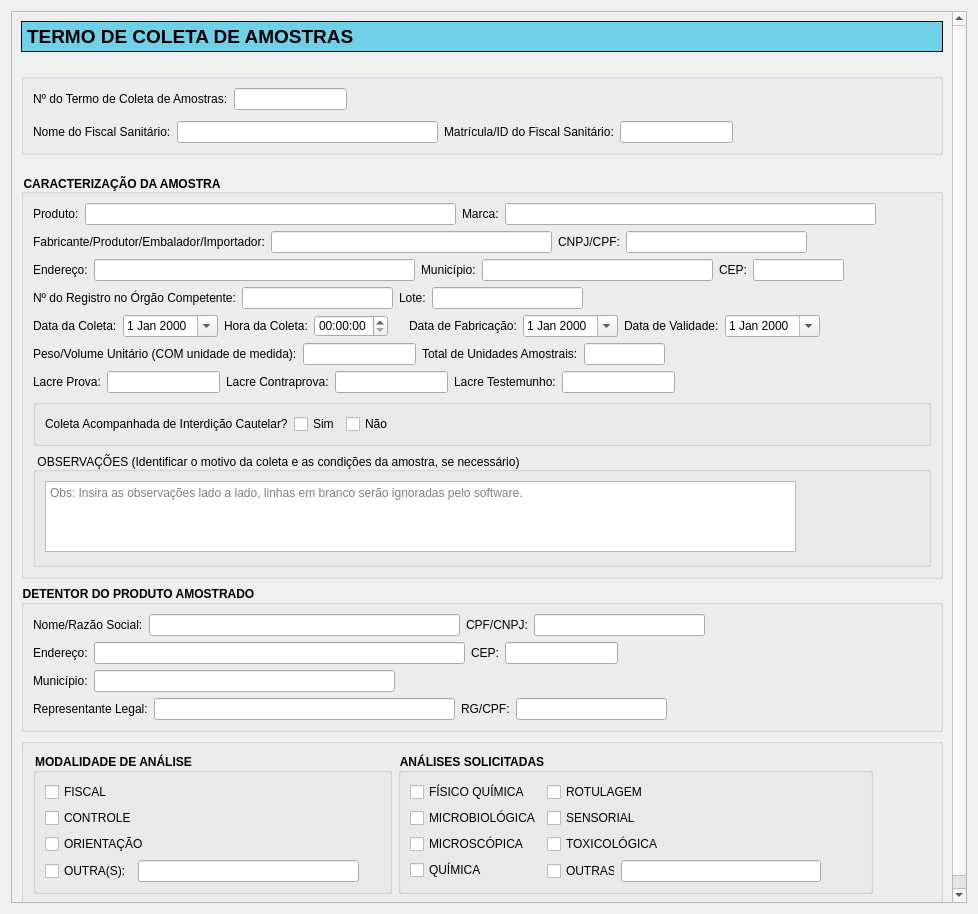
<?xml version="1.0" encoding="UTF-8"?>
<ui version="4.0">
 <class>TermoColetaAmostras</class>
 <widget class="QWidget" name="TermoColetaAmostras">
  <property name="geometry">
   <rect>
    <x>0</x>
    <y>0</y>
    <width>978</width>
    <height>914</height>
   </rect>
  </property>
  <property name="windowTitle">
   <string>Form</string>
  </property>
  <layout class="QVBoxLayout" name="verticalLayout">
   <item>
    <widget class="QScrollArea" name="scrollArea">
     <property name="widgetResizable">
      <bool>true</bool>
     </property>
     <widget class="QWidget" name="scrollAreaWidgetContents">
      <property name="geometry">
       <rect>
        <x>0</x>
        <y>0</y>
        <width>958</width>
        <height>894</height>
       </rect>
      </property>
      <layout class="QVBoxLayout" name="verticalLayout_11">
       <item>
        <widget class="QLabel" name="label">
         <property name="minimumSize">
          <size>
           <width>0</width>
           <height>31</height>
          </size>
         </property>
         <property name="styleSheet">
          <string notr="true">QLabel {
border: 1px solid black;
background-color: rgb(112,208,232);
font-weight: bold;
font-size: 14pt;
}</string>
         </property>
         <property name="text">
          <string>TERMO DE COLETA DE AMOSTRAS</string>
         </property>
        </widget>
       </item>
       <item>
        <spacer name="verticalSpacer">
         <property name="orientation">
          <enum>Qt::Vertical</enum>
         </property>
         <property name="sizeType">
          <enum>QSizePolicy::Fixed</enum>
         </property>
         <property name="sizeHint" stdset="0">
          <size>
           <width>20</width>
           <height>15</height>
          </size>
         </property>
        </spacer>
       </item>
       <item>
        <widget class="QGroupBox" name="groupBox">
         <property name="title">
          <string/>
         </property>
         <layout class="QVBoxLayout" name="verticalLayout_2">
          <item>
           <layout class="QHBoxLayout" name="horizontalLayout">
            <item>
             <widget class="QLabel" name="label_2">
              <property name="text">
               <string>Nº do Termo de Coleta de Amostras:</string>
              </property>
             </widget>
            </item>
            <item>
             <widget class="QLineEdit" name="numTermoColetaAmostrasLineEdit">
              <property name="minimumSize">
               <size>
                <width>113</width>
                <height>0</height>
               </size>
              </property>
              <property name="maximumSize">
               <size>
                <width>113</width>
                <height>16777215</height>
               </size>
              </property>
             </widget>
            </item>
            <item>
             <spacer name="horizontalSpacer">
              <property name="orientation">
               <enum>Qt::Horizontal</enum>
              </property>
              <property name="sizeHint" stdset="0">
               <size>
                <width>40</width>
                <height>20</height>
               </size>
              </property>
             </spacer>
            </item>
           </layout>
          </item>
          <item>
           <spacer name="verticalSpacer_4">
            <property name="orientation">
             <enum>Qt::Vertical</enum>
            </property>
            <property name="sizeType">
             <enum>QSizePolicy::Fixed</enum>
            </property>
            <property name="sizeHint" stdset="0">
             <size>
              <width>20</width>
              <height>5</height>
             </size>
            </property>
           </spacer>
          </item>
          <item>
           <layout class="QHBoxLayout" name="horizontalLayout_25">
            <item>
             <widget class="QLabel" name="label_29">
              <property name="text">
               <string>Nome do Fiscal Sanitário:</string>
              </property>
             </widget>
            </item>
            <item>
             <widget class="QLineEdit" name="nomeServidorAutuanteLineEdit">
              <property name="minimumSize">
               <size>
                <width>261</width>
                <height>0</height>
               </size>
              </property>
              <property name="maximumSize">
               <size>
                <width>261</width>
                <height>16777215</height>
               </size>
              </property>
             </widget>
            </item>
            <item>
             <widget class="QLabel" name="label_30">
              <property name="text">
               <string>Matrícula/ID do Fiscal Sanitário:</string>
              </property>
             </widget>
            </item>
            <item>
             <widget class="QLineEdit" name="idServidorAutuanteLineEdit">
              <property name="minimumSize">
               <size>
                <width>113</width>
                <height>0</height>
               </size>
              </property>
              <property name="maximumSize">
               <size>
                <width>113</width>
                <height>16777215</height>
               </size>
              </property>
             </widget>
            </item>
            <item>
             <spacer name="horizontalSpacer_23">
              <property name="orientation">
               <enum>Qt::Horizontal</enum>
              </property>
              <property name="sizeHint" stdset="0">
               <size>
                <width>40</width>
                <height>20</height>
               </size>
              </property>
             </spacer>
            </item>
           </layout>
          </item>
         </layout>
        </widget>
       </item>
       <item>
        <spacer name="verticalSpacer_2">
         <property name="orientation">
          <enum>Qt::Vertical</enum>
         </property>
         <property name="sizeType">
          <enum>QSizePolicy::Fixed</enum>
         </property>
         <property name="sizeHint" stdset="0">
          <size>
           <width>20</width>
           <height>13</height>
          </size>
         </property>
        </spacer>
       </item>
       <item>
        <widget class="QGroupBox" name="groupBox_2">
         <property name="styleSheet">
          <string notr="true">QGroupBox {
font-weight: bold;
}</string>
         </property>
         <property name="title">
          <string>CARACTERIZAÇÃO DA AMOSTRA</string>
         </property>
         <layout class="QVBoxLayout" name="verticalLayout_5">
          <item>
           <layout class="QHBoxLayout" name="horizontalLayout_2">
            <item>
             <widget class="QLabel" name="label_3">
              <property name="text">
               <string>Produto:</string>
              </property>
             </widget>
            </item>
            <item>
             <widget class="QLineEdit" name="produtoLineEdit">
              <property name="minimumSize">
               <size>
                <width>371</width>
                <height>0</height>
               </size>
              </property>
              <property name="maximumSize">
               <size>
                <width>371</width>
                <height>16777215</height>
               </size>
              </property>
             </widget>
            </item>
            <item>
             <widget class="QLabel" name="label_4">
              <property name="text">
               <string>Marca:</string>
              </property>
             </widget>
            </item>
            <item>
             <widget class="QLineEdit" name="marcaLineEdit">
              <property name="minimumSize">
               <size>
                <width>371</width>
                <height>0</height>
               </size>
              </property>
              <property name="maximumSize">
               <size>
                <width>371</width>
                <height>16777215</height>
               </size>
              </property>
             </widget>
            </item>
            <item>
             <spacer name="horizontalSpacer_3">
              <property name="orientation">
               <enum>Qt::Horizontal</enum>
              </property>
              <property name="sizeHint" stdset="0">
               <size>
                <width>40</width>
                <height>20</height>
               </size>
              </property>
             </spacer>
            </item>
           </layout>
          </item>
          <item>
           <layout class="QHBoxLayout" name="horizontalLayout_3">
            <item>
             <widget class="QLabel" name="label_5">
              <property name="text">
               <string>Fabricante/Produtor/Embalador/Importador:</string>
              </property>
             </widget>
            </item>
            <item>
             <widget class="QLineEdit" name="fabricanteLineEdit">
              <property name="minimumSize">
               <size>
                <width>281</width>
                <height>0</height>
               </size>
              </property>
              <property name="maximumSize">
               <size>
                <width>281</width>
                <height>16777215</height>
               </size>
              </property>
             </widget>
            </item>
            <item>
             <widget class="QLabel" name="label_6">
              <property name="text">
               <string>CNPJ/CPF:</string>
              </property>
             </widget>
            </item>
            <item>
             <widget class="QLineEdit" name="cnpjLineEdit">
              <property name="minimumSize">
               <size>
                <width>181</width>
                <height>0</height>
               </size>
              </property>
              <property name="maximumSize">
               <size>
                <width>181</width>
                <height>16777215</height>
               </size>
              </property>
             </widget>
            </item>
            <item>
             <spacer name="horizontalSpacer_5">
              <property name="orientation">
               <enum>Qt::Horizontal</enum>
              </property>
              <property name="sizeHint" stdset="0">
               <size>
                <width>40</width>
                <height>20</height>
               </size>
              </property>
             </spacer>
            </item>
           </layout>
          </item>
          <item>
           <layout class="QHBoxLayout" name="horizontalLayout_6">
            <item>
             <widget class="QLabel" name="label_7">
              <property name="text">
               <string>Endereço:</string>
              </property>
             </widget>
            </item>
            <item>
             <widget class="QLineEdit" name="enderecoLineEdit">
              <property name="minimumSize">
               <size>
                <width>321</width>
                <height>0</height>
               </size>
              </property>
              <property name="maximumSize">
               <size>
                <width>321</width>
                <height>16777215</height>
               </size>
              </property>
             </widget>
            </item>
            <item>
             <widget class="QLabel" name="label_8">
              <property name="text">
               <string>Município:</string>
              </property>
             </widget>
            </item>
            <item>
             <widget class="QLineEdit" name="cidadeLineEdit">
              <property name="minimumSize">
               <size>
                <width>231</width>
                <height>0</height>
               </size>
              </property>
              <property name="maximumSize">
               <size>
                <width>231</width>
                <height>16777215</height>
               </size>
              </property>
             </widget>
            </item>
            <item>
             <widget class="QLabel" name="label_9">
              <property name="text">
               <string>CEP:</string>
              </property>
             </widget>
            </item>
            <item>
             <widget class="QLineEdit" name="cepLineEdit">
              <property name="minimumSize">
               <size>
                <width>91</width>
                <height>0</height>
               </size>
              </property>
              <property name="maximumSize">
               <size>
                <width>91</width>
                <height>16777215</height>
               </size>
              </property>
             </widget>
            </item>
            <item>
             <spacer name="horizontalSpacer_7">
              <property name="orientation">
               <enum>Qt::Horizontal</enum>
              </property>
              <property name="sizeHint" stdset="0">
               <size>
                <width>40</width>
                <height>20</height>
               </size>
              </property>
             </spacer>
            </item>
           </layout>
          </item>
          <item>
           <layout class="QHBoxLayout" name="horizontalLayout_8">
            <item>
             <widget class="QLabel" name="label_10">
              <property name="text">
               <string>Nº do Registro no Órgão Competente:</string>
              </property>
             </widget>
            </item>
            <item>
             <widget class="QLineEdit" name="numRegistroLineEdit">
              <property name="minimumSize">
               <size>
                <width>151</width>
                <height>0</height>
               </size>
              </property>
              <property name="maximumSize">
               <size>
                <width>151</width>
                <height>16777215</height>
               </size>
              </property>
             </widget>
            </item>
            <item>
             <widget class="QLabel" name="label_11">
              <property name="text">
               <string>Lote:</string>
              </property>
             </widget>
            </item>
            <item>
             <widget class="QLineEdit" name="loteLineEdit">
              <property name="minimumSize">
               <size>
                <width>151</width>
                <height>0</height>
               </size>
              </property>
              <property name="maximumSize">
               <size>
                <width>151</width>
                <height>16777215</height>
               </size>
              </property>
             </widget>
            </item>
            <item>
             <spacer name="horizontalSpacer_8">
              <property name="orientation">
               <enum>Qt::Horizontal</enum>
              </property>
              <property name="sizeHint" stdset="0">
               <size>
                <width>40</width>
                <height>20</height>
               </size>
              </property>
             </spacer>
            </item>
           </layout>
          </item>
          <item>
           <layout class="QHBoxLayout" name="horizontalLayout_9">
            <item>
             <widget class="QLabel" name="label_12">
              <property name="text">
               <string>Data da Coleta:</string>
              </property>
             </widget>
            </item>
            <item>
             <widget class="QDateEdit" name="dataColetaDateEdit">
              <property name="minimumSize">
               <size>
                <width>90</width>
                <height>0</height>
               </size>
              </property>
              <property name="calendarPopup">
               <bool>true</bool>
              </property>
             </widget>
            </item>
            <item>
             <widget class="QLabel" name="label_13">
              <property name="text">
               <string>Hora da Coleta:</string>
              </property>
             </widget>
            </item>
            <item>
             <widget class="QTimeEdit" name="horaColetaTimeEdit">
              <property name="minimumSize">
               <size>
                <width>55</width>
                <height>0</height>
               </size>
              </property>
              <property name="calendarPopup">
               <bool>true</bool>
              </property>
             </widget>
            </item>
            <item>
             <spacer name="horizontalSpacer_4">
              <property name="orientation">
               <enum>Qt::Horizontal</enum>
              </property>
              <property name="sizeType">
               <enum>QSizePolicy::Fixed</enum>
              </property>
              <property name="sizeHint" stdset="0">
               <size>
                <width>15</width>
                <height>20</height>
               </size>
              </property>
             </spacer>
            </item>
            <item>
             <widget class="QLabel" name="label_16">
              <property name="text">
               <string>Data de Fabricação:</string>
              </property>
             </widget>
            </item>
            <item>
             <widget class="QDateEdit" name="dataFabricacaoDateEdit">
              <property name="minimumSize">
               <size>
                <width>90</width>
                <height>0</height>
               </size>
              </property>
              <property name="calendarPopup">
               <bool>true</bool>
              </property>
             </widget>
            </item>
            <item>
             <widget class="QLabel" name="label_17">
              <property name="text">
               <string>Data de Validade:</string>
              </property>
             </widget>
            </item>
            <item>
             <widget class="QDateEdit" name="dataValidadeDateEdit">
              <property name="minimumSize">
               <size>
                <width>90</width>
                <height>0</height>
               </size>
              </property>
              <property name="calendarPopup">
               <bool>true</bool>
              </property>
             </widget>
            </item>
            <item>
             <spacer name="horizontalSpacer_10">
              <property name="orientation">
               <enum>Qt::Horizontal</enum>
              </property>
              <property name="sizeHint" stdset="0">
               <size>
                <width>40</width>
                <height>20</height>
               </size>
              </property>
             </spacer>
            </item>
           </layout>
          </item>
          <item>
           <layout class="QHBoxLayout" name="horizontalLayout_10">
            <item>
             <widget class="QLabel" name="label_15">
              <property name="text">
               <string>Peso/Volume Unitário (COM unidade de medida):</string>
              </property>
             </widget>
            </item>
            <item>
             <widget class="QLineEdit" name="pesoVolumeUnitarioLineEdit">
              <property name="minimumSize">
               <size>
                <width>113</width>
                <height>0</height>
               </size>
              </property>
              <property name="maximumSize">
               <size>
                <width>113</width>
                <height>16777215</height>
               </size>
              </property>
             </widget>
            </item>
            <item>
             <widget class="QLabel" name="label_14">
              <property name="text">
               <string>Total de Unidades Amostrais:</string>
              </property>
             </widget>
            </item>
            <item>
             <widget class="QLineEdit" name="totalUnidadesAmostraisLineEdit">
              <property name="minimumSize">
               <size>
                <width>81</width>
                <height>0</height>
               </size>
              </property>
              <property name="maximumSize">
               <size>
                <width>81</width>
                <height>16777215</height>
               </size>
              </property>
             </widget>
            </item>
            <item>
             <spacer name="horizontalSpacer_11">
              <property name="orientation">
               <enum>Qt::Horizontal</enum>
              </property>
              <property name="sizeHint" stdset="0">
               <size>
                <width>40</width>
                <height>20</height>
               </size>
              </property>
             </spacer>
            </item>
           </layout>
          </item>
          <item>
           <layout class="QHBoxLayout" name="horizontalLayout_12">
            <item>
             <widget class="QLabel" name="label_18">
              <property name="text">
               <string>Lacre Prova:</string>
              </property>
             </widget>
            </item>
            <item>
             <widget class="QLineEdit" name="lacreProvaLineEdit">
              <property name="minimumSize">
               <size>
                <width>113</width>
                <height>0</height>
               </size>
              </property>
              <property name="maximumSize">
               <size>
                <width>113</width>
                <height>16777215</height>
               </size>
              </property>
             </widget>
            </item>
            <item>
             <widget class="QLabel" name="label_19">
              <property name="text">
               <string>Lacre Contraprova:</string>
              </property>
             </widget>
            </item>
            <item>
             <widget class="QLineEdit" name="lacreContraprovaLineEdit">
              <property name="minimumSize">
               <size>
                <width>113</width>
                <height>0</height>
               </size>
              </property>
              <property name="maximumSize">
               <size>
                <width>113</width>
                <height>16777215</height>
               </size>
              </property>
             </widget>
            </item>
            <item>
             <widget class="QLabel" name="label_20">
              <property name="text">
               <string>Lacre Testemunho:</string>
              </property>
             </widget>
            </item>
            <item>
             <widget class="QLineEdit" name="lacreTestemunhoLineEdit">
              <property name="minimumSize">
               <size>
                <width>113</width>
                <height>0</height>
               </size>
              </property>
              <property name="maximumSize">
               <size>
                <width>113</width>
                <height>16777215</height>
               </size>
              </property>
             </widget>
            </item>
            <item>
             <spacer name="horizontalSpacer_12">
              <property name="orientation">
               <enum>Qt::Horizontal</enum>
              </property>
              <property name="sizeHint" stdset="0">
               <size>
                <width>40</width>
                <height>20</height>
               </size>
              </property>
             </spacer>
            </item>
           </layout>
          </item>
          <item>
           <widget class="QGroupBox" name="groupBox_3">
            <property name="title">
             <string/>
            </property>
            <layout class="QVBoxLayout" name="verticalLayout_3">
             <item>
              <layout class="QHBoxLayout" name="horizontalLayout_13">
               <item>
                <widget class="QLabel" name="label_21">
                 <property name="text">
                  <string>Coleta Acompanhada de Interdição Cautelar?</string>
                 </property>
                </widget>
               </item>
               <item>
                <widget class="QCheckBox" name="simCheckBox">
                 <property name="text">
                  <string>Sim</string>
                 </property>
                </widget>
               </item>
               <item>
                <widget class="QCheckBox" name="naoCheckBox">
                 <property name="text">
                  <string>Não</string>
                 </property>
                </widget>
               </item>
               <item>
                <spacer name="horizontalSpacer_13">
                 <property name="orientation">
                  <enum>Qt::Horizontal</enum>
                 </property>
                 <property name="sizeHint" stdset="0">
                  <size>
                   <width>40</width>
                   <height>20</height>
                  </size>
                 </property>
                </spacer>
               </item>
              </layout>
             </item>
            </layout>
           </widget>
          </item>
          <item>
           <widget class="QGroupBox" name="groupBox_4">
            <property name="font">
             <font>
              <weight>50</weight>
              <bold>false</bold>
             </font>
            </property>
            <property name="styleSheet">
             <string notr="true">QGroupBox {
font-weight: normal;
}</string>
            </property>
            <property name="title">
             <string>OBSERVAÇÕES (Identificar o motivo da coleta e as condições da amostra, se necessário)</string>
            </property>
            <layout class="QVBoxLayout" name="verticalLayout_4">
             <item>
              <widget class="QPlainTextEdit" name="observacoesPlainTextEdit">
               <property name="minimumSize">
                <size>
                 <width>751</width>
                 <height>71</height>
                </size>
               </property>
               <property name="maximumSize">
                <size>
                 <width>751</width>
                 <height>71</height>
                </size>
               </property>
               <property name="placeholderText">
                <string>Obs: Insira as observações lado a lado, linhas em branco serão ignoradas pelo software.</string>
               </property>
              </widget>
             </item>
             <item>
              <spacer name="verticalSpacer_3">
               <property name="orientation">
                <enum>Qt::Vertical</enum>
               </property>
               <property name="sizeType">
                <enum>QSizePolicy::Fixed</enum>
               </property>
               <property name="sizeHint" stdset="0">
                <size>
                 <width>20</width>
                 <height>3</height>
                </size>
               </property>
              </spacer>
             </item>
            </layout>
           </widget>
          </item>
         </layout>
        </widget>
       </item>
       <item>
        <widget class="QGroupBox" name="groupBox_5">
         <property name="styleSheet">
          <string notr="true">QGroupBox {
font-weight: bold;
}</string>
         </property>
         <property name="title">
          <string>DETENTOR DO PRODUTO AMOSTRADO</string>
         </property>
         <layout class="QVBoxLayout" name="verticalLayout_6">
          <item>
           <layout class="QHBoxLayout" name="horizontalLayout_14">
            <item>
             <widget class="QLabel" name="label_22">
              <property name="text">
               <string>Nome/Razão Social:</string>
              </property>
             </widget>
            </item>
            <item>
             <widget class="QLineEdit" name="razaoSocialDetentorLineEdit">
              <property name="minimumSize">
               <size>
                <width>311</width>
                <height>0</height>
               </size>
              </property>
              <property name="maximumSize">
               <size>
                <width>311</width>
                <height>16777215</height>
               </size>
              </property>
             </widget>
            </item>
            <item>
             <widget class="QLabel" name="label_23">
              <property name="text">
               <string>CPF/CNPJ:</string>
              </property>
             </widget>
            </item>
            <item>
             <widget class="QLineEdit" name="cnpjDetentorLineEdit">
              <property name="minimumSize">
               <size>
                <width>171</width>
                <height>0</height>
               </size>
              </property>
              <property name="maximumSize">
               <size>
                <width>171</width>
                <height>16777215</height>
               </size>
              </property>
             </widget>
            </item>
            <item>
             <spacer name="horizontalSpacer_14">
              <property name="orientation">
               <enum>Qt::Horizontal</enum>
              </property>
              <property name="sizeHint" stdset="0">
               <size>
                <width>40</width>
                <height>20</height>
               </size>
              </property>
             </spacer>
            </item>
           </layout>
          </item>
          <item>
           <layout class="QHBoxLayout" name="horizontalLayout_15">
            <item>
             <widget class="QLabel" name="label_24">
              <property name="text">
               <string>Endereço:</string>
              </property>
             </widget>
            </item>
            <item>
             <widget class="QLineEdit" name="enderecoDetentorLineEdit">
              <property name="minimumSize">
               <size>
                <width>371</width>
                <height>0</height>
               </size>
              </property>
              <property name="maximumSize">
               <size>
                <width>371</width>
                <height>16777215</height>
               </size>
              </property>
             </widget>
            </item>
            <item>
             <widget class="QLabel" name="label_25">
              <property name="text">
               <string>CEP:</string>
              </property>
             </widget>
            </item>
            <item>
             <widget class="QLineEdit" name="cepDetentorLineEdit">
              <property name="minimumSize">
               <size>
                <width>113</width>
                <height>0</height>
               </size>
              </property>
              <property name="maximumSize">
               <size>
                <width>113</width>
                <height>16777215</height>
               </size>
              </property>
             </widget>
            </item>
            <item>
             <spacer name="horizontalSpacer_15">
              <property name="orientation">
               <enum>Qt::Horizontal</enum>
              </property>
              <property name="sizeHint" stdset="0">
               <size>
                <width>40</width>
                <height>20</height>
               </size>
              </property>
             </spacer>
            </item>
           </layout>
          </item>
          <item>
           <layout class="QHBoxLayout" name="horizontalLayout_17">
            <item>
             <widget class="QLabel" name="label_28">
              <property name="text">
               <string>Município:</string>
              </property>
             </widget>
            </item>
            <item>
             <widget class="QLineEdit" name="cidadeDetentorLineEdit">
              <property name="minimumSize">
               <size>
                <width>301</width>
                <height>0</height>
               </size>
              </property>
              <property name="maximumSize">
               <size>
                <width>301</width>
                <height>16777215</height>
               </size>
              </property>
             </widget>
            </item>
            <item>
             <spacer name="horizontalSpacer_17">
              <property name="orientation">
               <enum>Qt::Horizontal</enum>
              </property>
              <property name="sizeHint" stdset="0">
               <size>
                <width>40</width>
                <height>20</height>
               </size>
              </property>
             </spacer>
            </item>
           </layout>
          </item>
          <item>
           <layout class="QHBoxLayout" name="horizontalLayout_16">
            <item>
             <widget class="QLabel" name="label_26">
              <property name="text">
               <string>Representante Legal:</string>
              </property>
             </widget>
            </item>
            <item>
             <widget class="QLineEdit" name="representanteLegalDetentorLineEdit">
              <property name="minimumSize">
               <size>
                <width>301</width>
                <height>0</height>
               </size>
              </property>
              <property name="maximumSize">
               <size>
                <width>301</width>
                <height>16777215</height>
               </size>
              </property>
             </widget>
            </item>
            <item>
             <widget class="QLabel" name="label_27">
              <property name="text">
               <string>RG/CPF:</string>
              </property>
             </widget>
            </item>
            <item>
             <widget class="QLineEdit" name="rgCpfRepresentanteLegalDetentorLineEdit">
              <property name="minimumSize">
               <size>
                <width>151</width>
                <height>0</height>
               </size>
              </property>
              <property name="maximumSize">
               <size>
                <width>151</width>
                <height>16777215</height>
               </size>
              </property>
             </widget>
            </item>
            <item>
             <spacer name="horizontalSpacer_16">
              <property name="orientation">
               <enum>Qt::Horizontal</enum>
              </property>
              <property name="sizeHint" stdset="0">
               <size>
                <width>40</width>
                <height>20</height>
               </size>
              </property>
             </spacer>
            </item>
           </layout>
          </item>
         </layout>
        </widget>
       </item>
       <item>
        <widget class="QGroupBox" name="groupBox_6">
         <property name="title">
          <string/>
         </property>
         <layout class="QVBoxLayout" name="verticalLayout_10">
          <item>
           <layout class="QHBoxLayout" name="horizontalLayout_7">
            <item>
             <widget class="QGroupBox" name="groupBox_7">
              <property name="minimumSize">
               <size>
                <width>359</width>
                <height>0</height>
               </size>
              </property>
              <property name="maximumSize">
               <size>
                <width>359</width>
                <height>16777215</height>
               </size>
              </property>
              <property name="styleSheet">
               <string notr="true">QGroupBox {
font-weight: bold;
}</string>
              </property>
              <property name="title">
               <string>MODALIDADE DE ANÁLISE</string>
              </property>
              <layout class="QVBoxLayout" name="verticalLayout_7">
               <item>
                <layout class="QHBoxLayout" name="horizontalLayout_18">
                 <item>
                  <widget class="QCheckBox" name="fiscalModalidadeAnaliseCheckBox">
                   <property name="text">
                    <string>FISCAL</string>
                   </property>
                  </widget>
                 </item>
                 <item>
                  <spacer name="horizontalSpacer_18">
                   <property name="orientation">
                    <enum>Qt::Horizontal</enum>
                   </property>
                   <property name="sizeHint" stdset="0">
                    <size>
                     <width>40</width>
                     <height>20</height>
                    </size>
                   </property>
                  </spacer>
                 </item>
                </layout>
               </item>
               <item>
                <layout class="QHBoxLayout" name="horizontalLayout_19">
                 <item>
                  <widget class="QCheckBox" name="controleModalidadeAnaliseCheckBox">
                   <property name="text">
                    <string>CONTROLE</string>
                   </property>
                  </widget>
                 </item>
                 <item>
                  <spacer name="horizontalSpacer_19">
                   <property name="orientation">
                    <enum>Qt::Horizontal</enum>
                   </property>
                   <property name="sizeHint" stdset="0">
                    <size>
                     <width>40</width>
                     <height>20</height>
                    </size>
                   </property>
                  </spacer>
                 </item>
                </layout>
               </item>
               <item>
                <layout class="QHBoxLayout" name="horizontalLayout_20">
                 <item>
                  <widget class="QCheckBox" name="orientacaoModalidadeAnaliseCheckBox">
                   <property name="text">
                    <string>ORIENTAÇÃO</string>
                   </property>
                  </widget>
                 </item>
                 <item>
                  <spacer name="horizontalSpacer_20">
                   <property name="orientation">
                    <enum>Qt::Horizontal</enum>
                   </property>
                   <property name="sizeHint" stdset="0">
                    <size>
                     <width>40</width>
                     <height>20</height>
                    </size>
                   </property>
                  </spacer>
                 </item>
                </layout>
               </item>
               <item>
                <layout class="QHBoxLayout" name="horizontalLayout_21">
                 <item>
                  <widget class="QCheckBox" name="outraModalidadeAnaliseCheckBox">
                   <property name="text">
                    <string>OUTRA(S):</string>
                   </property>
                  </widget>
                 </item>
                 <item>
                  <widget class="QLineEdit" name="outraModalidadeAnaliseLineEdit">
                   <property name="minimumSize">
                    <size>
                     <width>221</width>
                     <height>0</height>
                    </size>
                   </property>
                   <property name="maximumSize">
                    <size>
                     <width>221</width>
                     <height>16777215</height>
                    </size>
                   </property>
                  </widget>
                 </item>
                 <item>
                  <spacer name="horizontalSpacer_21">
                   <property name="orientation">
                    <enum>Qt::Horizontal</enum>
                   </property>
                   <property name="sizeHint" stdset="0">
                    <size>
                     <width>28</width>
                     <height>20</height>
                    </size>
                   </property>
                  </spacer>
                 </item>
                </layout>
               </item>
              </layout>
             </widget>
            </item>
            <item>
             <widget class="QGroupBox" name="groupBox_8">
              <property name="styleSheet">
               <string notr="true">QGroupBox {
font-weight: bold;
}</string>
              </property>
              <property name="title">
               <string>ANÁLISES SOLICITADAS</string>
              </property>
              <layout class="QHBoxLayout" name="horizontalLayout_5">
               <item>
                <layout class="QVBoxLayout" name="verticalLayout_8">
                 <item>
                  <widget class="QCheckBox" name="fisicoQuimicaAnaliseSolicitadaCheckBox">
                   <property name="text">
                    <string>FÍSICO QUÍMICA</string>
                   </property>
                  </widget>
                 </item>
                 <item>
                  <widget class="QCheckBox" name="microbiologicaAnaliseSolicitadaCheckBox">
                   <property name="text">
                    <string>MICROBIOLÓGICA</string>
                   </property>
                  </widget>
                 </item>
                 <item>
                  <widget class="QCheckBox" name="microscopicaAnaliseSolicitadaCheckBox">
                   <property name="text">
                    <string>MICROSCÓPICA</string>
                   </property>
                  </widget>
                 </item>
                 <item>
                  <widget class="QCheckBox" name="quimicaAnaliseSolicitadaCheckBox">
                   <property name="text">
                    <string>QUÍMICA</string>
                   </property>
                  </widget>
                 </item>
                </layout>
               </item>
               <item>
                <layout class="QVBoxLayout" name="verticalLayout_9">
                 <item>
                  <widget class="QCheckBox" name="rotulagemAnaliseSolicitadaCheckBox">
                   <property name="text">
                    <string>ROTULAGEM</string>
                   </property>
                  </widget>
                 </item>
                 <item>
                  <widget class="QCheckBox" name="sensorialAnaliseSolicitadaCheckBox">
                   <property name="text">
                    <string>SENSORIAL</string>
                   </property>
                  </widget>
                 </item>
                 <item>
                  <widget class="QCheckBox" name="toxicologicaAnaliseSolicitadaCheckBox">
                   <property name="text">
                    <string>TOXICOLÓGICA</string>
                   </property>
                  </widget>
                 </item>
                 <item>
                  <layout class="QHBoxLayout" name="horizontalLayout_4">
                   <item>
                    <widget class="QCheckBox" name="outrasAnalisesSolicitadascheckBox">
                     <property name="minimumSize">
                      <size>
                       <width>68</width>
                       <height>0</height>
                      </size>
                     </property>
                     <property name="maximumSize">
                      <size>
                       <width>68</width>
                       <height>16777215</height>
                      </size>
                     </property>
                     <property name="text">
                      <string>OUTRAS:</string>
                     </property>
                    </widget>
                   </item>
                   <item>
                    <widget class="QLineEdit" name="outrasAnalisesSolicitadasLineEdit">
                     <property name="minimumSize">
                      <size>
                       <width>200</width>
                       <height>0</height>
                      </size>
                     </property>
                     <property name="maximumSize">
                      <size>
                       <width>113</width>
                       <height>16777215</height>
                      </size>
                     </property>
                    </widget>
                   </item>
                   <item>
                    <spacer name="horizontalSpacer_2">
                     <property name="orientation">
                      <enum>Qt::Horizontal</enum>
                     </property>
                     <property name="sizeHint" stdset="0">
                      <size>
                       <width>40</width>
                       <height>20</height>
                      </size>
                     </property>
                    </spacer>
                   </item>
                  </layout>
                 </item>
                </layout>
               </item>
              </layout>
             </widget>
            </item>
            <item>
             <spacer name="horizontalSpacer_22">
              <property name="orientation">
               <enum>Qt::Horizontal</enum>
              </property>
              <property name="sizeHint" stdset="0">
               <size>
                <width>28</width>
                <height>20</height>
               </size>
              </property>
             </spacer>
            </item>
           </layout>
          </item>
         </layout>
        </widget>
       </item>
      </layout>
     </widget>
    </widget>
   </item>
  </layout>
 </widget>
 <resources/>
 <connections/>
</ui>
